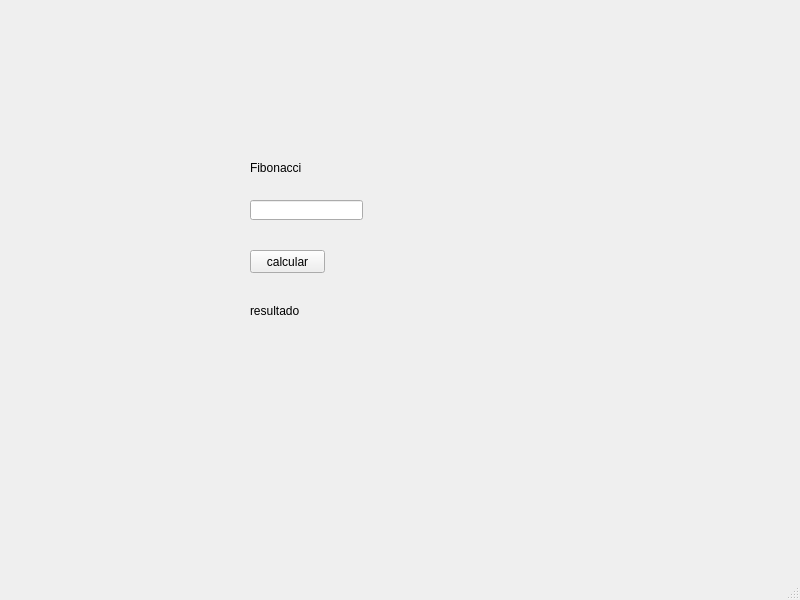
<?xml version="1.0" encoding="UTF-8"?>
<ui version="4.0">
 <class>MainWindow</class>
 <widget class="QMainWindow" name="MainWindow">
  <property name="geometry">
   <rect>
    <x>0</x>
    <y>0</y>
    <width>800</width>
    <height>600</height>
   </rect>
  </property>
  <property name="windowTitle">
   <string>MainWindow</string>
  </property>
  <widget class="QWidget" name="centralwidget">
   <widget class="QPushButton" name="btn">
    <property name="geometry">
     <rect>
      <x>250</x>
      <y>250</y>
      <width>75</width>
      <height>23</height>
     </rect>
    </property>
    <property name="text">
     <string>calcular</string>
    </property>
   </widget>
   <widget class="QLineEdit" name="num">
    <property name="geometry">
     <rect>
      <x>250</x>
      <y>200</y>
      <width>113</width>
      <height>20</height>
     </rect>
    </property>
   </widget>
   <widget class="QLabel" name="label_3">
    <property name="geometry">
     <rect>
      <x>250</x>
      <y>160</y>
      <width>71</width>
      <height>16</height>
     </rect>
    </property>
    <property name="text">
     <string>Fibonacci</string>
    </property>
   </widget>
   <widget class="QLabel" name="result">
    <property name="geometry">
     <rect>
      <x>250</x>
      <y>290</y>
      <width>371</width>
      <height>41</height>
     </rect>
    </property>
    <property name="text">
     <string>resultado</string>
    </property>
   </widget>
  </widget>
  <widget class="QMenuBar" name="menubar">
   <property name="geometry">
    <rect>
     <x>0</x>
     <y>0</y>
     <width>800</width>
     <height>21</height>
    </rect>
   </property>
  </widget>
  <widget class="QStatusBar" name="statusbar"/>
 </widget>
 <resources/>
 <connections/>
</ui>
